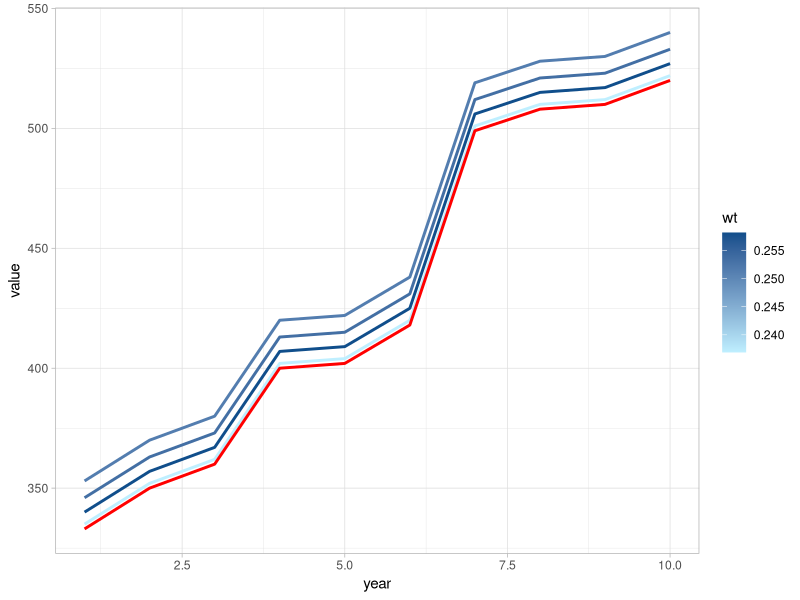
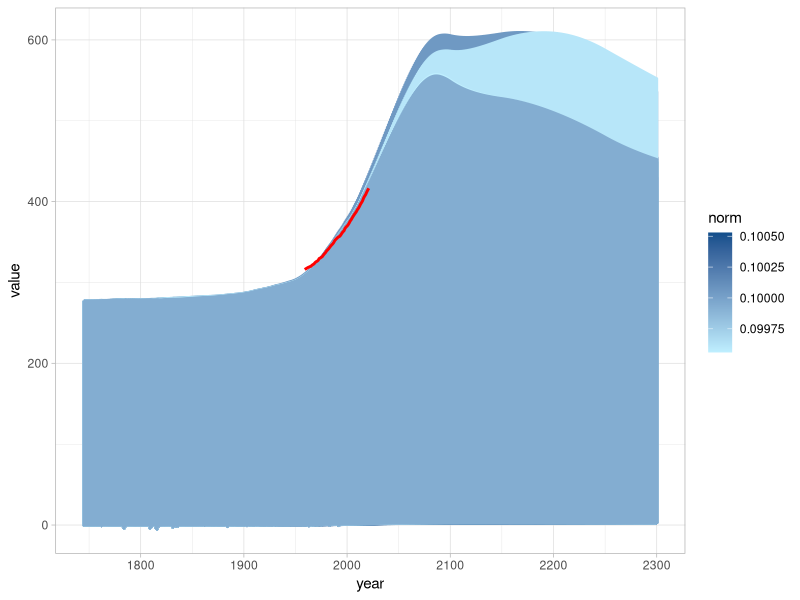

These charts were generated, in order, by the following R code:
## ---- chunk 1
knitr::opts_chunk$set(echo = TRUE)
## ---- chunk 2
library(tidyverse)
library(randomForest)

# Building df with 4 models that incrementally drift from the observed data
data_t <- tibble(
  observed = c(333, 350, 360, 400, 402, 418, 499, 508, 510, 520),
  run1 = observed + 2,
  run2 = observed + 7,
  run3 = observed + 13,
  run4 = observed + 20)

## ---- chunk 3
set.seed(seed = 1000)

# Run the random forest model
rf <- randomForest(observed ~ ., data = data_t, ntree = 1000, importance = T)

# Extract the importance values
importance_val <- data.frame(importance(rf))

# Computing weights from the IncMSE values
importance_val$wt <- importance_val$X.IncMSE / sum(importance_val$X.IncMSE)

# gather data
data_long <- gather(data_t[-1])

# Add year values for plotting like Hector data
data_long$year <- rep(1:10, times = 4)

# add run numbers to importance df
importance_val$key <- paste0("run", 1:4) 

# merge the data to the importance_vl df which contains wt
data_result <- merge(data_long, importance_val, by = "key")

## ---- chunk 4
plot_test <- ggplot(data = data_result) +
  geom_line(aes(x = year, y = value, 
                group = key,
                color = wt),
            linewidth = 1)+
  scale_color_gradient(high = "dodgerblue4", low = 'lightblue1')+
  theme_light()

# add observed data
data_t$year <- 1:10

plot_test + 
    geom_line(data = data_t, aes(x = year, y = observed),
                color =  'red',
                linewidth = 1)
  
## ---- chunk 5
# read in sample hector data in a format that can be used in the rf model 
data <- read.csv("data/new_hector_data.csv")[-1]

# Extract the observed data column and model run columns
set.seed(2)
rf <- randomForest(value_obs ~ ., data = data, ntree = 100000, importance = T)

# importance value extraction from the random forest model
importance_val <- data.frame(importance(rf, type = 1))
# normalizing the importance value so that it can serve as a weight
importance_val$norm <- importance_val$X.IncMSE / sum(importance_val$X.IncMSE)
importance_val$run_number <- 1:nrow(importance_val)

# read in normal hector output and observed data for plotting
hector_data <- read.csv("data/hector_result.csv")[-1]
observed <- read.csv("data/co2_obs.csv")[-1]

# merge hector outpuit with importance values to use as weights
hector_data.res <- merge(hector_data, importance_val, by = "run_number")

# plot the results
plot_test <- ggplot(data = hector_data.res) +
  geom_line(aes(x = year, y = value, 
                group = run_number,
                color = norm),
            linewidth = 1)+
  scale_color_gradient(high = "dodgerblue4", low = 'lightblue1') +
  geom_line(data = observed, aes(x = year, y = co2_ppm),
            color =  'red',
            linewidth = 1) +
  theme_light()
plot_test
